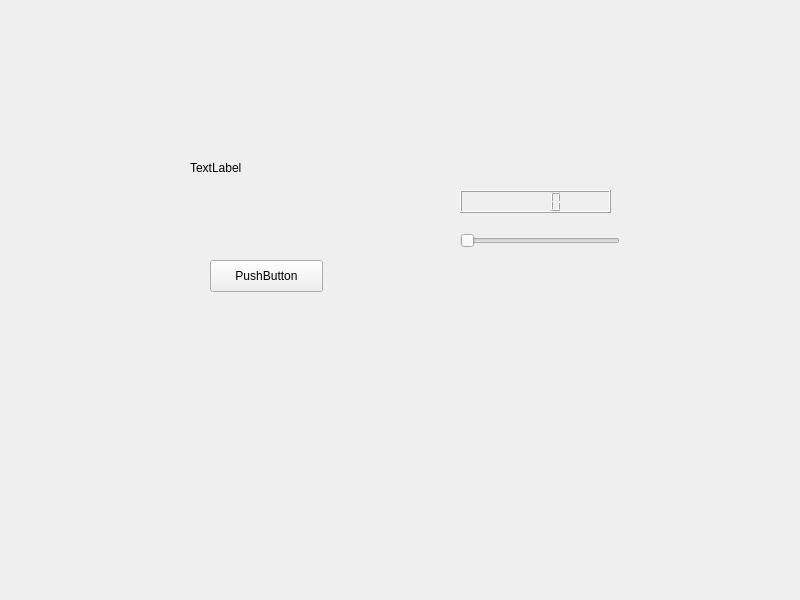
<?xml version="1.0" encoding="UTF-8"?>
<ui version="4.0">
 <class>MainWidget</class>
 <widget class="QWidget" name="MainWidget">
  <property name="geometry">
   <rect>
    <x>0</x>
    <y>0</y>
    <width>800</width>
    <height>600</height>
   </rect>
  </property>
  <property name="windowTitle">
   <string>MainWidget</string>
  </property>
  <widget class="QPushButton" name="pushButton">
   <property name="geometry">
    <rect>
     <x>210</x>
     <y>260</y>
     <width>113</width>
     <height>32</height>
    </rect>
   </property>
   <property name="text">
    <string>PushButton</string>
   </property>
  </widget>
  <widget class="QLabel" name="label">
   <property name="geometry">
    <rect>
     <x>190</x>
     <y>160</y>
     <width>59</width>
     <height>16</height>
    </rect>
   </property>
   <property name="text">
    <string>TextLabel</string>
   </property>
  </widget>
  <widget class="QSlider" name="horizontalSlider">
   <property name="geometry">
    <rect>
     <x>460</x>
     <y>230</y>
     <width>160</width>
     <height>22</height>
    </rect>
   </property>
   <property name="orientation">
    <enum>Qt::Horizontal</enum>
   </property>
  </widget>
  <widget class="QLCDNumber" name="lcdNumber">
   <property name="geometry">
    <rect>
     <x>460</x>
     <y>190</y>
     <width>151</width>
     <height>23</height>
    </rect>
   </property>
  </widget>
 </widget>
 <resources/>
 <connections/>
</ui>
